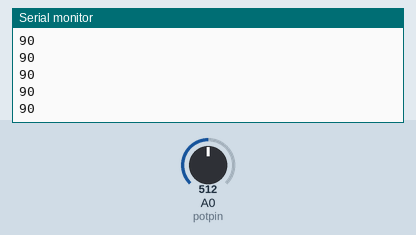
A sketch run on a simulated Arduino Uno, built with avr-gcc and run on an emulated ATmega328P. Shown: the last lines printed to the serial monitor. The inputs (shaded band) are chosen by the test bench; at power-on: A0 (potpin) = 512.

Above: at 1.2 s.
1.3 s: A0 (potpin) set to 716
At 2.0 s:
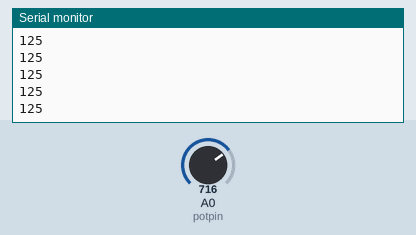
2.8 s: A0 (potpin) set to 900
At 3.9 s:
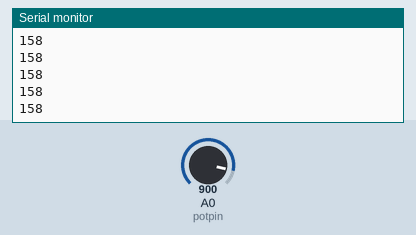
Timing chart, 0 to 5.8 s (numbered marks = the images above; inputs shaded):
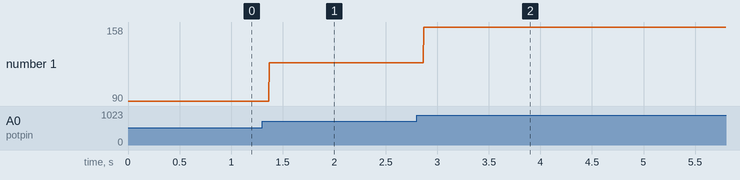

Measured:
- after the input at 1.3 s, the serial monitor: prints a new line after 0.07 s (image 1)
- after the input at 2.8 s, the serial monitor: prints a new line after 0.07 s (image 2)
- plotted number 1: 90 → 125 after the input at 1.3 s, 125 → 158 after the input at 2.8 s

The sketch:

blenderPontenciometroTest.ino
```cpp
int potpin = 0;  // analog pin used to connect the potentiometer
int val;    // variable to read the value from the analog pin

void setup() {
 Serial.begin(9600);

}

void loop() {
  val = analogRead(potpin);            // reads the value of the potentiometer (value between 0 and 1023)
  val = map(val, 0, 1023, 0, 180);     // scale it to use it with the servo (value between 0 and 180)
  Serial.println(val);                  // sets the servo position according to the scaled value
  delay(1);                           // waits for the servo to get there
}
```
